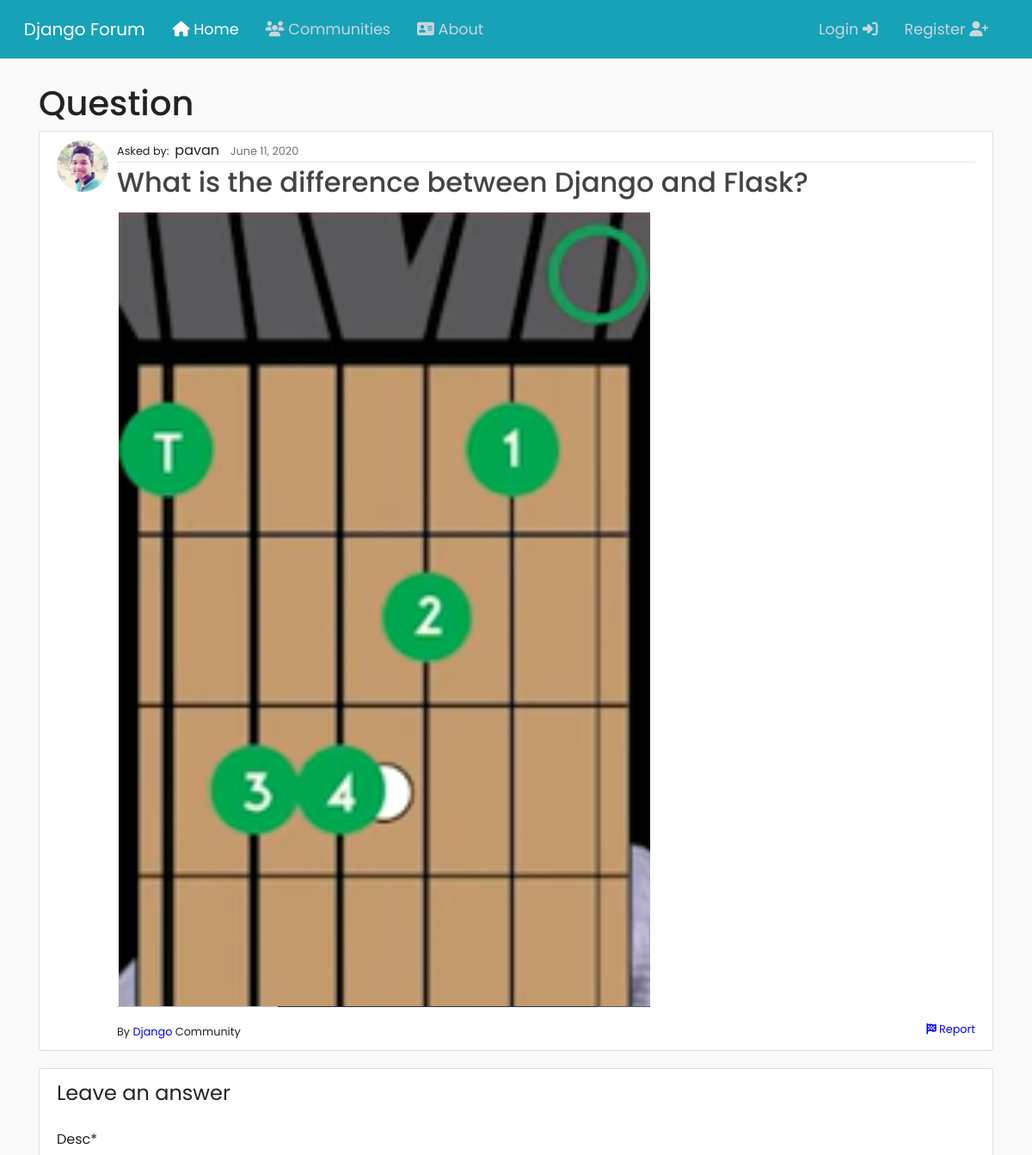
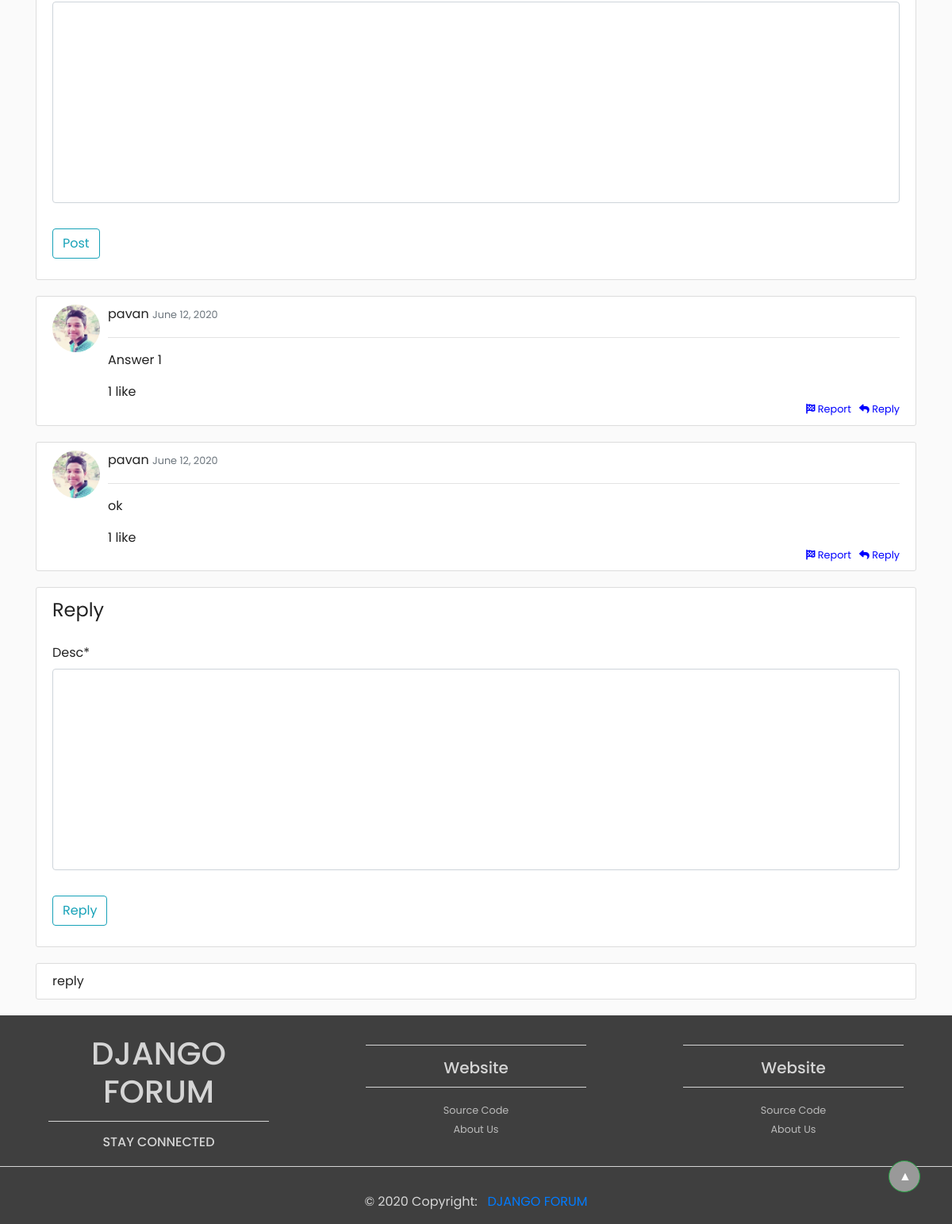
/question/3/reply/4, run on the app's committed database (2 pictures, top to bottom).
### forum/models.py (models this page shows, shortened)
class Question(models.Model):
    title = models.CharField(max_length=200, null=True, unique=True)
    desc = RichTextUploadingField(null=True)
    date_asked = models.DateTimeField(default=timezone.now)
    date_updated = models.DateTimeField(auto_now=True)
    username = models.ForeignKey(User, verbose_name="Questioned by", on_delete=models.CASCADE)
    community = models.ForeignKey(Community, on_delete=models.CASCADE)
    is_reported = models.BooleanField(default=False)
    tags = models.ManyToManyField(Tag, blank=True)
    add_new_tag = models.CharField(max_length=200, null=True, blank=True, unique=True)

class Community(models.Model):
    name = models.CharField(max_length = 200, null=True, unique=True)
    desc = models.TextField()
    username = models.ForeignKey(User, verbose_name="Maker of the Community", null=True, on_delete= models.CASCADE)
    date_created = models.DateTimeField(default=timezone.now)
    date_updated = models.DateTimeField(auto_now=True)
    image = models.ImageField(default='default.jpg', upload_to='profile_pics')

class Answer(models.Model):
    username = models.ForeignKey(User, verbose_name="Answered by", null=True, on_delete= models.CASCADE)
    question = models.ForeignKey(Question, null=True, on_delete=models.CASCADE)
    desc = RichTextUploadingField(null=True)
    is_reported = models.BooleanField(default=False)
    date_answered = models.DateTimeField(default=timezone.now)
    date_updated = models.DateTimeField(auto_now=True)
    likes = models.ManyToManyField(User, related_name='likes', blank=True)
    def total_likes(self):
        return self.likes.count()

class ReplyAnswer(models.Model):
    username = models.ForeignKey(User, verbose_name="Replied by", null=True, on_delete= models.CASCADE)
    desc = models.TextField()
    date_replied = models.DateTimeField(auto_now_add=True, null=True)
    answer = models.ForeignKey(Answer, null=True, on_delete= models.CASCADE)

### users/models.py (models this page shows, shortened)
class Profile(models.Model):
	user = models.OneToOneField(User, on_delete=models.CASCADE)
	image = models.ImageField(default='default.jpg', upload_to='profile_pics')

### forum/views.py (the view, shortened to what this page needs)
# urls.py: path('question/<str:pk>/reply/<str:pk1>', views.question_detail_reply, name='question_detail_reply'),
def question_detail_reply(request, pk, pk1):
	question = Question.objects.get(id=pk)
	answers = Answer.objects.filter(question=question).annotate(count=Count('likes')).order_by('-count')
	replydict = {}
	is_liked = {}
	total_likes = {}
	for answer in answers:
		replydict[answer.id] = ReplyAnswer.objects.filter(answer=answer)
		is_liked[answer.id] = False
		if answer.likes.filter(id=request.user.id).exists():
			is_liked[answer.id] = True
		total_likes[answer.id] = answer.total_likes()
	form = AnswerForm()
	dynamicform = ReplyForm()
	context = {
		'title': 'Home',
		'question': question,
		'answers': answers,
		'form': form,
		'form1': dynamicform,
		'replydict': replydict,
		'is_liked': is_liked,
		'total_likes': total_likes,
		'get_item': get_item,
		'reply_answer': Answer.objects.get(id=pk1),
		'tags': question.tags.all(),
	}
	return render(request, 'forum/question_detail_reply.html', context)

### forum/forms.py
class AnswerForm(forms.ModelForm):
	class Meta:
		model = Answer
		fields = ['desc']

class ReplyForm(forms.ModelForm):
	class Meta:
		model = ReplyAnswer
		fields = ['desc']

### forum/views.py (called while the page is built)
@register.filter
def get_item(dictionary, key):
    return dictionary.get(key)

### forum/templates/forum/question_detail_reply.html (shortened to what this page needs)
{% extends 'forum/base.html' %}
{% load crispy_forms_tags %}
{% block content %}
<h1>Question</h1>
<article class="media content-section md-5">
	<img class="rounded-circle article-img" src="{{ question.username.profile.image.url }}">
	<div class="media-body">
		<div class="article-metadata">
			<small>Asked by:&nbsp;&nbsp;</small>{{ question.username }}&nbsp;&nbsp;
			<small class="text-muted">{{ question.date_asked|date:"F d, Y" }}</small>
		</div>
		<a href="{% url 'question_detail' question.id %}"><h2 class="article-title">{{ question.title }}</h2></a>
		<p class="article-content"><div class="content-markdown">{{ question.desc|safe }}</div></p>
		<small>By <a style="color: blue;" href="{% url 'community_detail' question.community.id %}">{{ question.community.name }}</a> Community</small>
		<small style="float: right;"><a style="color: blue;" href="{% url 'reportqtest' question.id %}"><i class="fas fa-flag-checkered"></i> Report</a></small>
	</div>
</article>
<div class="content-section">
	<form method="POST">
		<fieldset class="form-group">
			<legend class="boreder-bottom mb-4">Leave an answer</legend>
				{{ form|crispy }}
		</fieldset>
		<div class="form-group">
			<input class="btn btn-outline-info" type="submit" value="Post">
		</div>
	</form>
</div>
{% if answers %}
	{% for answer in answers %}
		<article class="media content-section">
			<img class="rounded-circle article-img" src="{{ answer.username.profile.image.url }}">
			<div class="media-body">
				<div class="article-metadata">
					<p class="mr-4">{{ answer.username }}
					<small class="text-muted">
						{{ answer.date_answered|date:"F d, Y" }}
					</small></p>
				</div>
				<p class="article-content">{{ answer.desc|safe }}</p>
				<div id='like-section{{answer.id}}'>
					{% include 'forum/like_section.html' %}
				</div>
				<small style="float: right;"><a style="color: blue;" href="{% url 'question_detail_reply' question.id answer.id %}"><i class="fas fa-reply"></i> Reply </a></small>
				<small style="float: right;"><a style="color: blue;" href="{% url 'reportatest' answer.id %}"><i class="fas fa-flag-checkered"></i> Report&nbsp;&nbsp;&nbsp;</a></small>
			</div>
		</article>
		{% if answer == reply_answer %}
			<div class="content-section" id="reply">
				<form method="POST">
					<fieldset class="form-group">
						<legend class="boreder-bottom mb-4">Reply</legend>
							{{ form1|crispy }}
					</fieldset>
					<div class="form-group">
						<input class="btn btn-outline-info" type="submit" name="reply" value="Reply">
					</div>
				</form>
			</div>
		{% endif %}
		{% for temp in replydict|get_item:answer.id %}
			<div class="content-section">
				{{ temp.desc }}
			</div>
		{% endfor %}
	{% endfor %}
{% else %}
	<h5>No answers yet!</h5><br>
{% endif %}
{% endblock content %}

### forum/templates/forum/like_section.html (shortened to what this page needs)
{{ total_likes|get_item:answer.id }} like{{ total_likes|get_item:answer.id|pluralize }}

### forum/static/forum/base.css (style rules this page uses)
html, body { background: #fafafa; margin-top: 3rem; font-family: 'Poppins', sans-serif; color: #222; }
small a { color: #bbb; }
textarea { width: 100%; height: 150px; padding: 12px 20px; box-sizing: border-box; border: 2px solid #ccc; border-radius: 4px; background-color: #f8f8f8; resize: none; }
.content-section { background: #ffffff; padding: 10px 20px; border: 1px solid #dddddd; border-radius: 3px; margin-bottom: 20px; }
.article-title { color: #444444; }
.article-content { white-space: pre-line; }
.article-img { height: 60px; width: 60px; margin-right: 10px; }
.article-metadata { padding-bottom: 1px; margin-bottom: 4px; border-bottom: 1px solid #e3e3e3 }

### data on the page
Question: username.profile.image (picture), username "pavan", date_asked "June 11, 2020", title "What is the difference between Django and Flask?", desc (picture), community.name "Django"
Answer: username.profile.image (picture), username "pavan", date_answered "June 12, 2020", desc "Answer 1", id "1"
Answer: username.profile.image (picture), username "pavan", date_answered "June 12, 2020", desc "ok", id "1"
ReplyAnswer: desc "reply"
